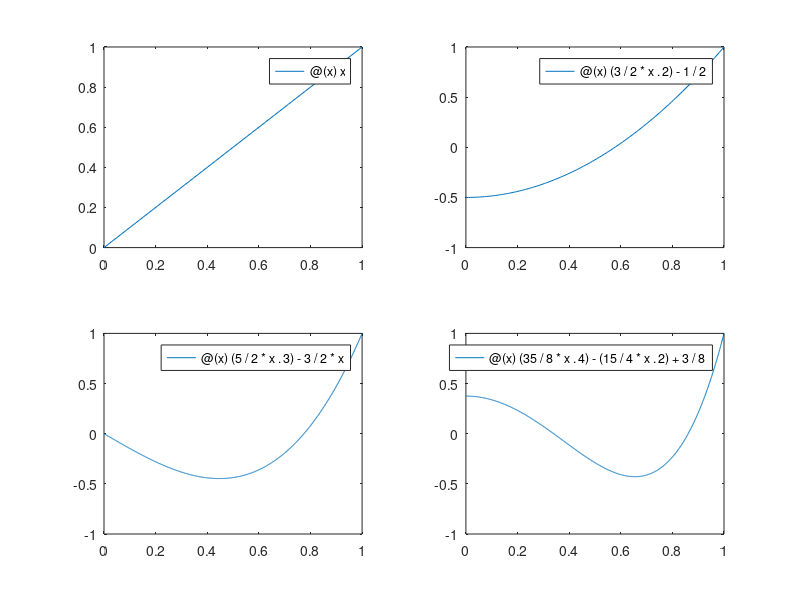

The MATLAB source for this figure:
function ex1
clf; axis square;

l1 = @(x)  x;
l2 = @(x) (3/2 * x .^ 2) - 1/2;
l3 = @(x) (5/2 * x .^ 3) - 3/2 * x;
l4 = @(x) (35/8 * x .^ 4) - (15/4 * x .^ 2) + 3/8;

subplot(2, 2, 1)
fplot(l1, [0, 1])
subplot(2, 2, 2)
fplot(l2, [0, 1])
subplot(2, 2, 3)
fplot(l3, [0, 1])
subplot(2, 2, 4)
fplot(l4, [0, 1])
